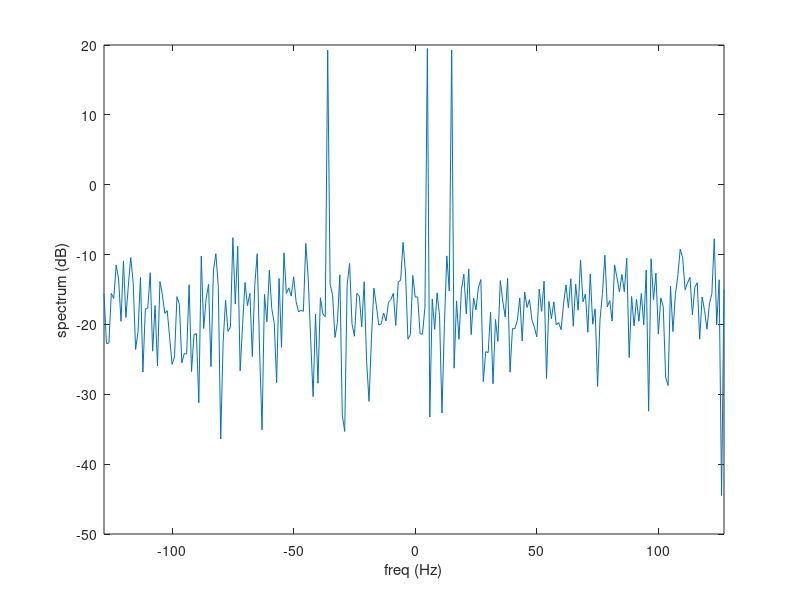

This chart was generated by the following MATLAB code: (Note: this script raises an error after producing the figure.)
%
% 1-Dimensional Spectal Estimation via Atomic Norm
%
% Reference:
%     Bhaskar, Badri Narayan, Gongguo Tang, and Benjamin Recht. "Atomic  
%     norm denoising with applications to line spectral estimation." 
%     IEEE Transactions on Signal Processing 61.23 (2013): 5987-5999.
%     arXiv:1204.0562
%
% Author: Mo Alloulah
% Date: 070220
%
%%

clear all
close all
clc

%% Synthesize a multi-tone signal

N = 256;

nn = [0:N-1].';
f = [-36 5 15];
s = sum(exp(1i*2*pi*f.*nn/N), 2)/sqrt(N*length(f));

% add Gaussian white noise - SNR [dB]
sigmaSnr_dB = 40;
s = s + 10^(-sigmaSnr_dB/20)*(randn(size(s)) + 1i*randn(size(s)))/sqrt(2);

% inspect Fourier spectrum
t_f = nn - N/2;
s_f = fftshift(fft(s));
figure();
plot( t_f, 20*log10( abs(s_f) ) )
xlim([t_f(1) t_f(end)])
xlabel('freq (Hz)')
ylabel('spectrum (dB)')

%% Atomic Norm

% regularizer is a function of SNR
tau = 10^(-sigmaSnr_dB/20)*(1 + 1/log(N))*sqrt( N*log(N)*4*pi*log(N) );

y = s;

% convex optimisation
cvx_begin sdp %quiet

variable x_est(N) complex
variable t
variable u(1,N) complex

Z = toeplitz(u);

H = [Z x_est;x_est' t];

minimize(sum_square_abs(y-x_est)/2 + (tau/2)*(real(trace(Z)) + t))
subject to
H == hermitian_semidefinite(N+1)

cvx_end

% dual solution
x_hat = y - x_est;

%% Localise Frequencies

% discrete set of Atoms (Fourier)
A = zeros(N, N);
for f = -N/2:N/2-1
    A(:, 1+f+N/2) = exp(1i*2*pi*f*[0:N-1].'/N); 
end
spectr_an = x_hat'*A;

% should be also equivalent to FFT
spectr_fft = fftshift(fft(x_hat));
figure();
hold on
plot( t_f, 20*log10( abs(spectr_an) ) )
plot( t_f, 20*log10( abs(spectr_fft) ), '--' )
hold off
xlim([t_f(1) t_f(end)])
xlabel('freq (Hz)')
ylabel('spectrum (dB)')

%% Inspect regularisation as a function of SNR

snr_vect = [0:50];
tau_vect = 10.^(-snr_vect/20)*(1 + 1/log(N))*sqrt( N*log(N)*4*pi*log(N) );

figure();
plot( snr_vect, tau_vect )
xlim([snr_vect(1) snr_vect(end)])
xlabel('SNR (dB)')
ylabel('\tau')
